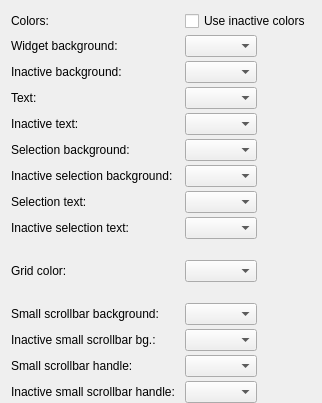
            <widget class="QWidget" name="colorsPage">
             <property name="sizePolicy">
              <sizepolicy hsizetype="Expanding" vsizetype="Expanding">
               <horstretch>0</horstretch>
               <verstretch>0</verstretch>
              </sizepolicy>
             </property>
             <layout class="QFormLayout" name="formLayout_5">
              <property name="horizontalSpacing">
               <number>10</number>
              </property>
              <property name="verticalSpacing">
               <number>4</number>
              </property>
              <property name="bottomMargin">
               <number>0</number>
              </property>
              <item row="1" column="0">
               <widget class="QLabel" name="label_59">
                <property name="text">
                 <string>Widget background:</string>
                </property>
               </widget>
              </item>
              <item row="1" column="1">
               <widget class="ZColorComboBox" name="colBgCBox">
                <property name="sizePolicy">
                 <sizepolicy hsizetype="Fixed" vsizetype="Fixed">
                  <horstretch>0</horstretch>
                  <verstretch>0</verstretch>
                 </sizepolicy>
                </property>
               </widget>
              </item>
              <item row="2" column="0">
               <widget class="QLabel" name="label_118">
                <property name="text">
                 <string>Inactive background:</string>
                </property>
               </widget>
              </item>
              <item row="2" column="1">
               <widget class="ZColorComboBox" name="coliBgCBox">
                <property name="sizePolicy">
                 <sizepolicy hsizetype="Fixed" vsizetype="Fixed">
                  <horstretch>0</horstretch>
                  <verstretch>0</verstretch>
                 </sizepolicy>
                </property>
               </widget>
              </item>
              <item row="3" column="0">
               <widget class="QLabel" name="label_72">
                <property name="text">
                 <string>Text:</string>
                </property>
               </widget>
              </item>
              <item row="3" column="1">
               <widget class="ZColorComboBox" name="colTextCBox">
                <property name="sizePolicy">
                 <sizepolicy hsizetype="Fixed" vsizetype="Fixed">
                  <horstretch>0</horstretch>
                  <verstretch>0</verstretch>
                 </sizepolicy>
                </property>
               </widget>
              </item>
              <item row="4" column="0">
               <widget class="QLabel" name="label_120">
                <property name="text">
                 <string>Inactive text:</string>
                </property>
               </widget>
              </item>
              <item row="4" column="1">
               <widget class="ZColorComboBox" name="coliTextCBox">
                <property name="sizePolicy">
                 <sizepolicy hsizetype="Fixed" vsizetype="Fixed">
                  <horstretch>0</horstretch>
                  <verstretch>0</verstretch>
                 </sizepolicy>
                </property>
               </widget>
              </item>
              <item row="5" column="0">
               <widget class="QLabel" name="label_99">
                <property name="text">
                 <string>Selection background:</string>
                </property>
               </widget>
              </item>
              <item row="5" column="1">
               <widget class="ZColorComboBox" name="colSelBgCBox">
                <property name="sizePolicy">
                 <sizepolicy hsizetype="Fixed" vsizetype="Fixed">
                  <horstretch>0</horstretch>
                  <verstretch>0</verstretch>
                 </sizepolicy>
                </property>
               </widget>
              </item>
              <item row="6" column="0">
               <widget class="QLabel" name="label_121">
                <property name="text">
                 <string>Inactive selection background:</string>
                </property>
               </widget>
              </item>
              <item row="6" column="1">
               <widget class="ZColorComboBox" name="coliSelBgCBox">
                <property name="sizePolicy">
                 <sizepolicy hsizetype="Fixed" vsizetype="Fixed">
                  <horstretch>0</horstretch>
                  <verstretch>0</verstretch>
                 </sizepolicy>
                </property>
               </widget>
              </item>
              <item row="7" column="0">
               <widget class="QLabel" name="label_117">
                <property name="text">
                 <string>Selection text:</string>
                </property>
               </widget>
              </item>
              <item row="7" column="1">
               <widget class="ZColorComboBox" name="colSelTextCBox">
                <property name="sizePolicy">
                 <sizepolicy hsizetype="Fixed" vsizetype="Fixed">
                  <horstretch>0</horstretch>
                  <verstretch>0</verstretch>
                 </sizepolicy>
                </property>
               </widget>
              </item>
              <item row="8" column="0">
               <widget class="QLabel" name="label_122">
                <property name="text">
                 <string>Inactive selection text:</string>
                </property>
               </widget>
              </item>
              <item row="8" column="1">
               <widget class="ZColorComboBox" name="coliSelTextCBox">
                <property name="sizePolicy">
                 <sizepolicy hsizetype="Fixed" vsizetype="Fixed">
                  <horstretch>0</horstretch>
                  <verstretch>0</verstretch>
                 </sizepolicy>
                </property>
               </widget>
              </item>
              <item row="9" column="1">
               <spacer name="verticalSpacer_33">
                <property name="orientation">
                 <enum>Qt::Vertical</enum>
                </property>
                <property name="sizeType">
                 <enum>QSizePolicy::Fixed</enum>
                </property>
                <property name="sizeHint" stdset="0">
                 <size>
                  <width>20</width>
                  <height>13</height>
                 </size>
                </property>
               </spacer>
              </item>
              <item row="10" column="0">
               <widget class="QLabel" name="label_60">
                <property name="text">
                 <string>Grid color:</string>
                </property>
               </widget>
              </item>
              <item row="10" column="1">
               <widget class="ZColorComboBox" name="colGridCBox">
                <property name="sizePolicy">
                 <sizepolicy hsizetype="Fixed" vsizetype="Fixed">
                  <horstretch>0</horstretch>
                  <verstretch>0</verstretch>
                 </sizepolicy>
                </property>
               </widget>
              </item>
              <item row="11" column="1">
               <spacer name="verticalSpacer_34">
                <property name="orientation">
                 <enum>Qt::Vertical</enum>
                </property>
                <property name="sizeType">
                 <enum>QSizePolicy::Fixed</enum>
                </property>
                <property name="sizeHint" stdset="0">
                 <size>
                  <width>13</width>
                  <height>13</height>
                 </size>
                </property>
               </spacer>
              </item>
              <item row="12" column="0">
               <widget class="QLabel" name="label_143">
                <property name="text">
                 <string>Small scrollbar background:</string>
                </property>
               </widget>
              </item>
              <item row="12" column="1">
               <widget class="ZColorComboBox" name="colScrollBgCBox">
                <property name="sizePolicy">
                 <sizepolicy hsizetype="Fixed" vsizetype="Fixed">
                  <horstretch>0</horstretch>
                  <verstretch>0</verstretch>
                 </sizepolicy>
                </property>
               </widget>
              </item>
              <item row="13" column="0">
               <widget class="QLabel" name="label_145">
                <property name="text">
                 <string>Inactive small scrollbar bg.:</string>
                </property>
               </widget>
              </item>
              <item row="13" column="1">
               <widget class="ZColorComboBox" name="coliScrollBgCBox">
                <property name="sizePolicy">
                 <sizepolicy hsizetype="Fixed" vsizetype="Fixed">
                  <horstretch>0</horstretch>
                  <verstretch>0</verstretch>
                 </sizepolicy>
                </property>
               </widget>
              </item>
              <item row="14" column="0">
               <widget class="QLabel" name="label_144">
                <property name="text">
                 <string>Small scrollbar handle:</string>
                </property>
               </widget>
              </item>
              <item row="14" column="1">
               <widget class="ZColorComboBox" name="colScrollCBox">
                <property name="sizePolicy">
                 <sizepolicy hsizetype="Fixed" vsizetype="Fixed">
                  <horstretch>0</horstretch>
                  <verstretch>0</verstretch>
                 </sizepolicy>
                </property>
               </widget>
              </item>
              <item row="15" column="0">
               <widget class="QLabel" name="label_146">
                <property name="text">
                 <string>Inactive small scrollbar handle:</string>
                </property>
               </widget>
              </item>
              <item row="15" column="1">
               <widget class="ZColorComboBox" name="coliScrollCBox">
                <property name="sizePolicy">
                 <sizepolicy hsizetype="Fixed" vsizetype="Fixed">
                  <horstretch>0</horstretch>
                  <verstretch>0</verstretch>
                 </sizepolicy>
                </property>
               </widget>
              </item>
              <item row="0" column="0">
               <widget class="QLabel" name="label_115">
                <property name="text">
                 <string>Colors:</string>
                </property>
               </widget>
              </item>
              <item row="0" column="1">
               <widget class="QCheckBox" name="useInactiveBox">
                <property name="toolTip">
                 <string>Allows displaying colors separately for inactive windows or widgets. Might not work reliably</string>
                </property>
                <property name="text">
                 <string>Use inactive colors</string>
                </property>
               </widget>
              </item>
             </layout>
            </widget>
